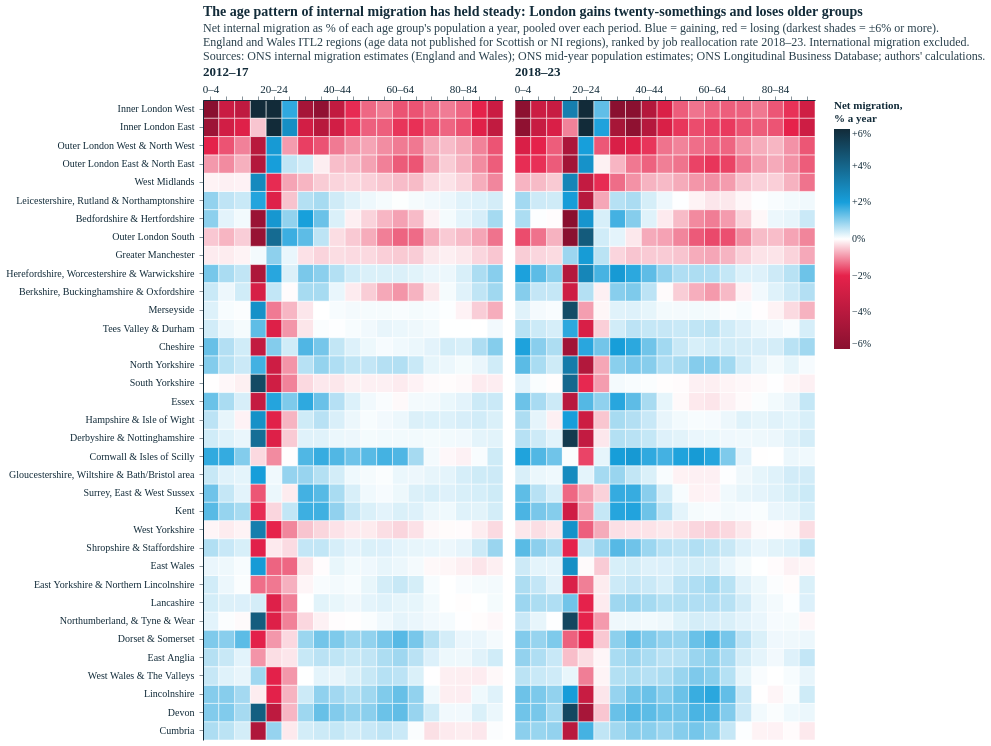

The cell this chart's notebook holds for it:
### Code cell
# two heatmaps side by side: 2012-17 and 2018-23, same row order (ranked by job reallocation 2018-23)
HP = {"2012–17": (2012, 2017), "2018–23": (2018, 2023)}
jfa = pd.read_csv(DIR21 / "job_flows_itl2.csv").query("analysis_window")
def churn(yrs):
    g = jfa[jfa.year.between(*yrs)].groupby("itl2_code")[["total_jc", "total_jd", "emp_avg"]].sum()
    return 100 * (g.total_jc + g.total_jd) / g.emp_avg
def heat_data(yrs):
    n = net[net.year.between(*yrs)].groupby(["itl2_code", "age"]).net.sum()
    p_ = (sy[sy.year.between(*yrs)].groupby(["itl2_code", "age_band"], observed=True).persons.sum()
            .rename_axis(["itl2_code", "age"]).rename(lambda a: str(a), level=1))
    h = (100 * n / p_).rename("rate").reset_index().dropna(subset=["rate"])
    h = h[h.itl2_code.isin(ew)].copy()
    h["region"] = h.itl2_code.map(names).str.replace(" - ", " ").str.replace(" and ", " & ")
    h["age_l"] = h.age.map(LBL); h["realloc"] = h.itl2_code.map(churn(yrs))
    return h
hd = {lab: heat_data(y) for lab, y in HP.items()}
rank = churn(HP["2018–23"]).reindex(ew)
ORDER_R = list(hd["2018–23"].drop_duplicates("itl2_code").assign(r=lambda x: x.itl2_code.map(rank)).sort_values("r", ascending=False).region)

def heat_panel(lab, first):
    return alt.Chart(hd[lab]).mark_rect(stroke="white", strokeWidth=0.5).encode(
        x=alt.X("age_l:N", sort=[LBL[b] for b in BANDS], title=None, axis=alt.Axis(labelAngle=0, orient="top",
                labelExpr="indexof(['0–4','20–24','40–44','60–64','80–84'], datum.label) >= 0 ? datum.label : ''")),
        y=alt.Y("region:N", sort=ORDER_R, title=None, axis=alt.Axis(labels=first, ticks=first, labelLimit=260, labelFontSize=10) if first else None),
        color=alt.Color("rate:Q", scale=HEAT_SCALE,
                        legend=alt.Legend(title=["Net migration,", "% a year"], orient="right", gradientLength=220,
                                          labelExpr="datum.value > 0 ? '+' + datum.label + '%' : datum.label + '%'")),
        tooltip=[alt.Tooltip("region:N"), alt.Tooltip("age_l:N", title="Age"), alt.Tooltip("rate:Q", format="+.2f", title="Net, % a year"),
                 alt.Tooltip("realloc:Q", format=".1f", title=f"Reallocation {lab} (%)")],
    ).properties(width=300, height=640, title=alt.Title(lab, anchor="start", fontSize=13))

heat2 = alt.hconcat(heat_panel("2012–17", True), heat_panel("2018–23", False), spacing=10).resolve_scale(color="shared").properties(
    title=alt.Title("The age pattern of internal migration has held steady: London gains twenty-somethings and loses older groups",
    subtitle=["Net internal migration as % of each age group's population a year, pooled over each period. Blue = gaining, red = losing (darkest shades = ±6% or more).",
              "England and Wales ITL2 regions (age data not published for Scottish or NI regions), ranked by job reallocation rate 2018–23. International migration excluded.",
              SOURCE]))
styles.save(heat2, str(FIG), "migration_net_by_age_heatmap_periods", width=300, height=640)
for lab in HP:
    h = hd[lab]; ya = h[h.age.isin(["20-24", "25-29"])]
    print(lab, "London net at 20–24:", round(h[(h.age == "20-24") & h.itl2_code.str.startswith("TLI")].rate.mean(), 2))
heat2

### Figure 1 — Vega-Lite specification as saved in the notebook (floating-point values rounded to 4 significant figures; data arrays with more than 128 entries replaced by an {"elided": "..."} marker saying what was removed)
{"config": {"background": "#fff", "font": "Circular Std", "text": {"color": "#122b39", "font": "Circular Std", "align": "left", "dx": 7, "dy": 0, "fontSize": 11}, "view": {"stroke": null, "continuousWidth": 350, "continuousHeight": 280, "discreteWidth": 400, "discreteHeight": 300}, "bar": {"color": "#179fdb"}, "line": {"color": "#e6224b"}, "rule": {"color": "#122b39"}, "point": {"filled": true, "size": 80, "color": "#e6224b", "opacity": 0.95}, "geoshape": {"stroke": "white", "strokeWidth": 0.3}, "axis": {"labelColor": "#122b39", "labelFontSize": 11, "labelFont": "Circular Std", "tickColor": "#122b39", "tickOpacity": 0.5, "domainColor": "#122b39", "domainOpacity": 1, "gridColor": "#122b39", "gridDash": [2, 2], "gridOpacity": 0.5, "title": null, "titleColor": "#122b39", "tickSize": 4, "grid": false, "domain": true}, "axisXDiscrete": {"grid": false, "labelAngle": 0, "tickCount": 10, "tickOpacity": 0.5, "title": null}, "axisYDiscrete": {"ticks": false, "labelPadding": 5, "grid": false}, "axisXTemporal": {"grid": false, "ticks": true}, "axisXQuantitative": {"grid": false}, "axisYQuantitative": {"gridColor": "#122b39", "gridDash": [1, 5], "gridOpacity": 0.5, "ticks": false, "labelPadding": 5, "tickCount": 8, "grid": false}, "title": {"color": "#122b39", "subtitleColor": "#122b39E6", "font": "Circular Std", "subtitleFont": "Circular Std", "anchor": "start", "frame": "group", "fontSize": 14, "subtitleFontSize": 12, "subtitlePadding": 4, "offset": 0}, "legend": {"titleColor": "#122b39", "labelColor": "#122b39"}}, "hconcat": [{"data": {"name": "data-0d1622b19e631d2f37a39f89cff63ed2"}, "mark": {"type": "rect", "stroke": "white", "strokeWidth": 0.5}, "encoding": {"color": {"field": "rate", "legend": {"gradientLength": 220, "labelExpr": "datum.value > 0 ? '+' + datum.label + '%' : datum.label + '%'", "orient": "right", "title": ["Net migration,", "% a year"]}, "scale": {"clamp": true, "domain": [-6, -2, 0, 2, 6], "interpolate": "rgb", "range": ["#8a1030", "#e6224b", "#ffffff", "#179fdb", "#122b39"]}, "type": "quantitative"}, "tooltip": [{"field": "region", "type": "nominal"}, {"field": "age_l", "title": "Age", "type": "nominal"}, {"field": "rate", "format": "+.2f", "title": "Net, % a year", "type": "quantitative"}, {"field": "realloc", "format": ".1f", "title": "Reallocation 2012–17 (%)", "type": "quantitative"}], "x": {"axis": {"labelAngle": 0, "labelExpr": "indexof(['0–4','20–24','40–44','60–64','80–84'], datum.label) >= 0 ? datum.label : ''", "orient": "top"}, "field": "age_l", "sort": ["0–4", "5–9", "10–14", "15–19", "20–24", "25–29", "30–34", "35–39", "40–44", "45–49", "50–54", "55–59", "60–64", "65–69", "70–74", "75–79", "80–84", "85–89", "90+"], "title": null, "type": "nominal"}, "y": {"axis": {"labelFontSize": 10, "labelLimit": 260, "labels": true, "ticks": true}, "field": "region", "sort": ["Inner London West", "Inner London East", "Outer London West & North West", "Outer London East & North East", "West Midlands", "Leicestershire, Rutland & Northamptonshire", "Bedfordshire & Hertfordshire", "Outer London South", "Greater Manchester", "Herefordshire, Worcestershire & Warwickshire", "Berkshire, Buckinghamshire & Oxfordshire", "Merseyside", "Tees Valley & Durham", "Cheshire", "North Yorkshire", "South Yorkshire", "Essex", "Hampshire & Isle of Wight", "Derbyshire & Nottinghamshire", "Cornwall & Isles of Scilly", "Gloucestershire, Wiltshire & Bath/Bristol area", "Surrey, East & West Sussex", "Kent", "West Yorkshire", "Shropshire & Staffordshire", "East Wales", "East Yorkshire & Northern Lincolnshire", "Lancashire", "Northumberland, & Tyne & Wear", "Dorset & Somerset", "East Anglia", "West Wales & The Valleys", "Lincolnshire", "Devon", "Cumbria"], "title": null, "type": "nominal"}}, "height": 640, "title": {"text": "2012–17", "anchor": "start", "fontSize": 13}, "width": 300}, {"data": {"name": "data-6e4b28d69bae9139d7282a69ad8f57b5"}, "mark": {"type": "rect", "stroke": "white", "strokeWidth": 0.5}, "encoding": {"color": {"field": "rate", "legend": {"gradientLength": 220, "labelExpr": "datum.value > 0 ? '+' + datum.label + '%' : datum.label + '%'", "orient": "right", "title": ["Net migration,", "% a year"]}, "scale": {"clamp": true, "domain": [-6, -2, 0, 2, 6], "interpolate": "rgb", "range": ["#8a1030", "#e6224b", "#ffffff", "#179fdb", "#122b39"]}, "type": "quantitative"}, "tooltip": [{"field": "region", "type": "nominal"}, {"field": "age_l", "title": "Age", "type": "nominal"}, {"field": "rate", "format": "+.2f", "title": "Net, % a year", "type": "quantitative"}, {"field": "realloc", "format": ".1f", "title": "Reallocation 2018–23 (%)", "type": "quantitative"}], "x": {"axis": {"labelAngle": 0, "labelExpr": "indexof(['0–4','20–24','40–44','60–64','80–84'], datum.label) >= 0 ? datum.label : ''", "orient": "top"}, "field": "age_l", "sort": ["0–4", "5–9", "10–14", "15–19", "20–24", "25–29", "30–34", "35–39", "40–44", "45–49", "50–54", "55–59", "60–64", "65–69", "70–74", "75–79", "80–84", "85–89", "90+"], "title": null, "type": "nominal"}, "y": {"axis": null, "field": "region", "sort": ["Inner London West", "Inner London East", "Outer London West & North West", "Outer London East & North East", "West Midlands", "Leicestershire, Rutland & Northamptonshire", "Bedfordshire & Hertfordshire", "Outer London South", "Greater Manchester", "Herefordshire, Worcestershire & Warwickshire", "Berkshire, Buckinghamshire & Oxfordshire", "Merseyside", "Tees Valley & Durham", "Cheshire", "North Yorkshire", "South Yorkshire", "Essex", "Hampshire & Isle of Wight", "Derbyshire & Nottinghamshire", "Cornwall & Isles of Scilly", "Gloucestershire, Wiltshire & Bath/Bristol area", "Surrey, East & West Sussex", "Kent", "West Yorkshire", "Shropshire & Staffordshire", "East Wales", "East Yorkshire & Northern Lincolnshire", "Lancashire", "Northumberland, & Tyne & Wear", "Dorset & Somerset", "East Anglia", "West Wales & The Valleys", "Lincolnshire", "Devon", "Cumbria"], "title": null, "type": "nominal"}}, "height": 640, "title": {"text": "2018–23", "anchor": "start", "fontSize": 13}, "width": 300}], "resolve": {"scale": {"color": "shared"}}, "spacing": 10, "title": {"text": "The age pattern of internal migration has held steady: London gains twenty-somethings and loses older groups", "subtitle": ["Net internal migration as % of each age group's population a year, pooled over each period. Blue = gaining, red = losing (darkest shades = ±6% or more).", "England and Wales ITL2 regions (age data not published for Scottish or NI regions), ranked by job reallocation rate 2018–23. International migration excluded.", "Sources: ONS internal migration estimates (England and Wales); ONS mid-year population estimates; ONS Longitudinal Business Database; authors' calculations."]}, "$schema": "https://vega.github.io/schema/vega-lite/v5.20.1.json", "datasets": {"data-0d1622b19e631d2f37a39f89cff63ed2": {"elided": "665 records"}, "data-6e4b28d69bae9139d7282a69ad8f57b5": {"elided": "665 records"}}}
